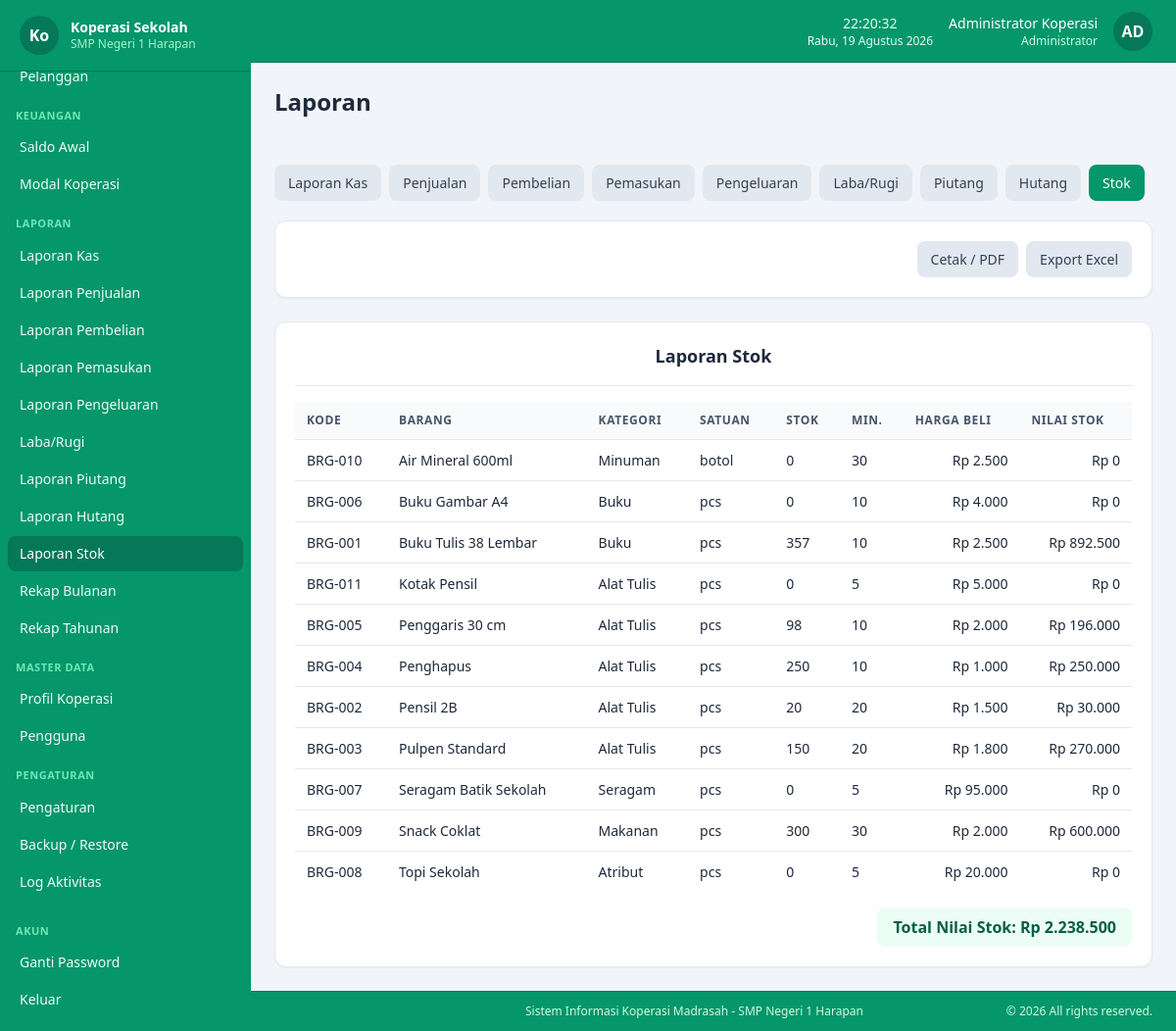
Screenshot of /laporan/stok (signed in) with the database file from the repository.
### tables this page shows
CREATE TABLE koperasi_profile (
  id             TINYINT UNSIGNED NOT NULL DEFAULT 1,
  nama_koperasi  VARCHAR(100)     NOT NULL DEFAULT '',
  nama_sekolah   VARCHAR(150)     NOT NULL DEFAULT '',
  alamat         TEXT             NULL,
  telepon        VARCHAR(30)      NULL,
  email          VARCHAR(100)     NULL,
  logo           VARCHAR(255)     NULL,
  nama_ketua     VARCHAR(100)     NULL,
  nama_bendahara VARCHAR(100)     NULL,
  created_at     TIMESTAMP        NOT NULL DEFAULT CURRENT_TIMESTAMP,
  updated_at     TIMESTAMP        NOT NULL DEFAULT CURRENT_TIMESTAMP ON UPDATE CURRENT_TIMESTAMP,
  PRIMARY KEY (id)
);

CREATE TABLE users (
  id                   BIGINT UNSIGNED NOT NULL AUTO_INCREMENT,
  role_id              TINYINT UNSIGNED NOT NULL,
  username             VARCHAR(50)      NOT NULL UNIQUE,
  name                 VARCHAR(100)     NOT NULL,
  password_hash        VARCHAR(255)     NOT NULL,
  must_change_password TINYINT(1)       NOT NULL DEFAULT 0,
  is_active            TINYINT(1)       NOT NULL DEFAULT 1,
  created_at           TIMESTAMP        NOT NULL DEFAULT CURRENT_TIMESTAMP,
  updated_at           TIMESTAMP        NOT NULL DEFAULT CURRENT_TIMESTAMP ON UPDATE CURRENT_TIMESTAMP,
  PRIMARY KEY (id),
  CONSTRAINT fk_users_role FOREIGN KEY (role_id) REFERENCES roles(id) ON UPDATE CASCADE
);

CREATE TABLE roles (
  id            TINYINT UNSIGNED NOT NULL AUTO_INCREMENT,
  name          VARCHAR(50)      NOT NULL UNIQUE,
  description   VARCHAR(255)     NULL,
  created_at    TIMESTAMP        NOT NULL DEFAULT CURRENT_TIMESTAMP,
  updated_at    TIMESTAMP        NOT NULL DEFAULT CURRENT_TIMESTAMP ON UPDATE CURRENT_TIMESTAMP,
  PRIMARY KEY (id)
);

CREATE TABLE products (
  id            BIGINT UNSIGNED  NOT NULL AUTO_INCREMENT,
  kode          VARCHAR(30)      NOT NULL UNIQUE,
  barcode       VARCHAR(50)      NULL,
  name          VARCHAR(150)     NOT NULL,
  category_id   BIGINT UNSIGNED  NULL,
  satuan        VARCHAR(20)      NOT NULL DEFAULT 'pcs',
  harga_beli    DECIMAL(15,2)    NOT NULL DEFAULT 0,
  harga_jual    DECIMAL(15,2)    NOT NULL DEFAULT 0,
  stock         DECIMAL(12,2)    NOT NULL DEFAULT 0,
  stock_minimum DECIMAL(12,2)    NOT NULL DEFAULT 0,
  supplier_id   BIGINT UNSIGNED  NULL,
  is_active     TINYINT(1)       NOT NULL DEFAULT 1,
  created_at    TIMESTAMP        NOT NULL DEFAULT CURRENT_TIMESTAMP,
  updated_at    TIMESTAMP        NOT NULL DEFAULT CURRENT_TIMESTAMP ON UPDATE CURRENT_TIMESTAMP,
  PRIMARY KEY (id),
  KEY idx_products_name (name),
  KEY idx_products_category (category_id),
  KEY idx_products_supplier (supplier_id),
  CONSTRAINT fk_products_category FOREIGN KEY (category_id) REFERENCES categories(id) ON DELETE SET NULL ON UPDATE CASCADE,
  CONSTRAINT fk_products_supplier FOREIGN KEY (supplier_id) REFERENCES suppliers(id) ON DELETE SET NULL ON UPDATE CASCADE
);

CREATE TABLE categories (
  id         BIGINT UNSIGNED NOT NULL AUTO_INCREMENT,
  name       VARCHAR(100)    NOT NULL,
  type       ENUM('barang','pemasukan','pengeluaran') NOT NULL,
  created_at TIMESTAMP       NOT NULL DEFAULT CURRENT_TIMESTAMP,
  updated_at TIMESTAMP       NOT NULL DEFAULT CURRENT_TIMESTAMP ON UPDATE CURRENT_TIMESTAMP,
  PRIMARY KEY (id),
  UNIQUE KEY uq_category (type, name),
  KEY idx_categories_type (type)
);

### app/views/laporan/index.php (the view, shortened to what the rows shown need)
<div class="print-area bg-white rounded-xl shadow-sm border border-slate-200 p-5">
    <div class="text-center mb-4 border-b border-slate-200 pb-4">
        <h2 class="text-lg font-bold text-slate-800"><?= e($title) ?></h2>
    </div>
    <div class="table-wrap">
        <table>
            <thead><tr><?php foreach ($columns as $label): ?><th><?= e($label) ?></th><?php endforeach; ?></tr></thead>
            <tbody>
            <?php if (empty($rows)): ?>
                <tr><td colspan="<?= count($columns) ?>" class="text-center text-slate-400 py-8">Tidak ada data pada periode ini.</td></tr>
            <?php else: foreach ($rows as $row): ?>
                <tr>
                    <?php foreach (array_keys($columns) as $key): ?>
                        <?php
                        $val = $row[$key] ?? '';
                        if (in_array($key, $moneyCols, true)) {
                            $val = '<span class="' . ($tab === 'labarugi' && ($row['tag'] ?? '') === 'biaya' ? 'text-red-600' : '') . '">' . rupiah((float)$val) . '</span>';
                        } elseif ($key === 'jenis' && isset($jenisLabel)) {
                            $val = e($jenisLabel[$val] ?? $val);
                        } else {
                            $val = e($val);
                        }
                        ?>
                        <td class="<?= in_array($key, $moneyCols, true) ? 'text-right whitespace-nowrap' : 'whitespace-nowrap' ?> <?= ($tab === 'labarugi' && ($row['tag'] ?? '') === 'bersih') ? 'font-bold border-t-2 border-slate-300' : (($tab === 'labarugi' && ($row['tag'] ?? '') === 'kotor') ? 'font-semibold' : '') ?>"><?= $val ?></td>
                    <?php endforeach; ?>
                </tr>
            <?php endforeach; endif; ?>
            </tbody>
        </table>
    </div>
</div>

### app/views/layouts/app.php (shortened to what the rows shown need)
<?php
$user = current_user();
$profile = koperasi_profile();
?>
<!DOCTYPE html>
<html lang="id">
<head>
<script src="<?= asset('assets/js/tailwind.min.js') ?>"></script>
<link rel="stylesheet" href="<?= asset('assets/vendor/sweetalert2/sweetalert2.min.css') ?>">
<link rel="stylesheet" href="<?= asset('assets/css/app.css') ?>">
</head>
<body class="bg-slate-100 text-slate-800 flex flex-col min-h-screen">
<div id="sidebar" class="fixed inset-y-0 left-0 z-40 w-64 bg-emerald-600 text-emerald-50 transform -translate-x-full lg:translate-x-0 transition-transform duration-200 flex flex-col">
    <div class="flex items-center gap-3 px-5 py-4 border-b border-emerald-700 shrink-0 sticky top-0 bg-emerald-600 z-10">
        <?php if (!empty($profile['logo']) && file_exists(UPLOAD_DIR . '/' . $profile['logo'])): ?>
            <img src="<?= asset('uploads/' . e($profile['logo'])) ?>" class="h-10 w-10 object-cover drop-shadow-[0_0_4px_rgba(255,255,255,0.8)]" alt="logo">
        <?php else: ?>
            <div class="h-10 w-10 rounded-full bg-emerald-700 flex items-center justify-center font-bold text-white"><?= e(mb_substr($profile['nama_koperasi'] ?? 'KS', 0, 2)) ?></div>
        <?php endif; ?>
        <div>
            <div class="font-semibold text-sm leading-tight text-white"><?= e($profile['nama_koperasi'] ?? APP_NAME) ?></div>
            <div class="text-xs text-emerald-200 truncate"><?= e($profile['nama_sekolah'] ?? '') ?></div>
        </div>
    </div>
</div>
<div class="lg:pl-64 flex flex-col flex-1 min-h-0">
    <header class="sticky top-0 z-20 bg-emerald-600 border-b border-emerald-700 px-4 sm:px-6 h-16 flex items-center justify-between shrink-0">
        <div class="flex items-center gap-4">
            <div class="text-center text-emerald-50" id="datetime">
                <div class="text-sm font-medium" id="clock-time"></div>
                <div class="text-xs" id="clock-date"></div>
            </div>
            <div class="text-right hidden sm:block">
                <div class="text-sm font-medium text-white"><?= e($user['name']) ?></div>
                <div class="text-xs text-emerald-100"><?= e($user['role_name']) ?></div>
            </div>
            <div class="h-10 w-10 rounded-full bg-emerald-700 text-white flex items-center justify-center font-bold">
                <?= e(strtoupper(mb_substr($user['name'], 0, 2))) ?>
            </div>
        </div>
    </header>
    <div class="px-4 sm:px-6 py-4 sm:py-6">
        <h1 class="text-xl sm:text-2xl font-bold text-slate-800"><?= e($pageTitle ?? 'Dashboard') ?></h1>
    </div>
    <main class="flex-1 p-4 sm:p-6 pb-12">
        <?= $content ?>
    </main>
    <footer class="bg-emerald-600 border-t border-emerald-700 lg:pl-64">
        <div class="max-w-full mx-auto px-4 sm:px-6 py-3">
            <div class="flex flex-col sm:flex-row justify-between items-center gap-2 text-xs text-emerald-100">
                <span>Sistem Informasi Koperasi Madrasah - <?= e($profile['nama_sekolah'] ?? 'Nama Sekolah') ?></span>
                <span>&copy; <?= date('Y') ?> All rights reserved.</span>
            </div>
        </div>
    </footer>
</div>
</body>
</html>

### rows the page displays
koperasi_profile: nama_koperasi "Ko", nama_koperasi "Koperasi Sekolah", nama_sekolah "SMP Negeri 1 Harapan"
users: name "Administrator Koperasi", role.name "Administrator", name "AD"
products: kode "BRG-010", name "Air Mineral 600ml", category.name "Minuman", satuan "botol", stock "0", stock_minimum "30", harga_beli "Rp 2.500", val "Rp 0"
products: kode "BRG-006", name "Buku Gambar A4", category.name "Buku", satuan "pcs", stock "0", stock_minimum "10", harga_beli "Rp 4.000", val "Rp 0"
products: kode "BRG-001", name "Buku Tulis 38 Lembar", category.name "Buku", satuan "pcs", stock "357", stock_minimum "10", harga_beli "Rp 2.500", val "Rp 892.500"
products: kode "BRG-011", name "Kotak Pensil", category.name "Alat Tulis", satuan "pcs", stock "0", stock_minimum "5", harga_beli "Rp 5.000", val "Rp 0"
products: kode "BRG-005", name "Penggaris 30 cm", category.name "Alat Tulis", satuan "pcs", stock "98", stock_minimum "10", harga_beli "Rp 2.000", val "Rp 196.000"
products: kode "BRG-004", name "Penghapus", category.name "Alat Tulis", satuan "pcs", stock "250", stock_minimum "10", harga_beli "Rp 1.000", val "Rp 250.000"
products: kode "BRG-002", name "Pensil 2B", category.name "Alat Tulis", satuan "pcs", stock "20", stock_minimum "20", harga_beli "Rp 1.500", val "Rp 30.000"
products: kode "BRG-003", name "Pulpen Standard", category.name "Alat Tulis", satuan "pcs", stock "150", stock_minimum "20", harga_beli "Rp 1.800", val "Rp 270.000"
products: kode "BRG-007", name "Seragam Batik Sekolah", category.name "Seragam", satuan "pcs", stock "0", stock_minimum "5", harga_beli "Rp 95.000", val "Rp 0"
products: kode "BRG-009", name "Snack Coklat", category.name "Makanan", satuan "pcs", stock "300", stock_minimum "30", harga_beli "Rp 2.000", val "Rp 600.000"
products: kode "BRG-008", name "Topi Sekolah", category.name "Atribut", satuan "pcs", stock "0", stock_minimum "5", harga_beli "Rp 20.000", val "Rp 0"

### other values shown
$group "KEUANGAN"
$label "Saldo Awal"
$label "Modal Koperasi"
$group "LAPORAN"
$label "Laporan Kas"
$label "Laporan Penjualan"
$label "Laporan Pembelian"
$label "Laporan Pemasukan"
$label "Laporan Pengeluaran"
$label "Laba/Rugi"
$label "Laporan Piutang"
$label "Laporan Hutang"
$label "Laporan Stok"
$label "Rekap Bulanan"
$label "Rekap Tahunan"
